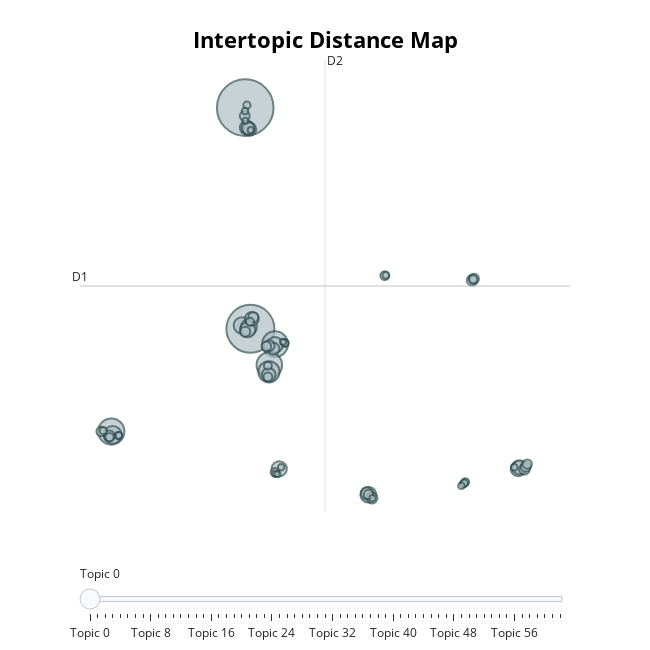
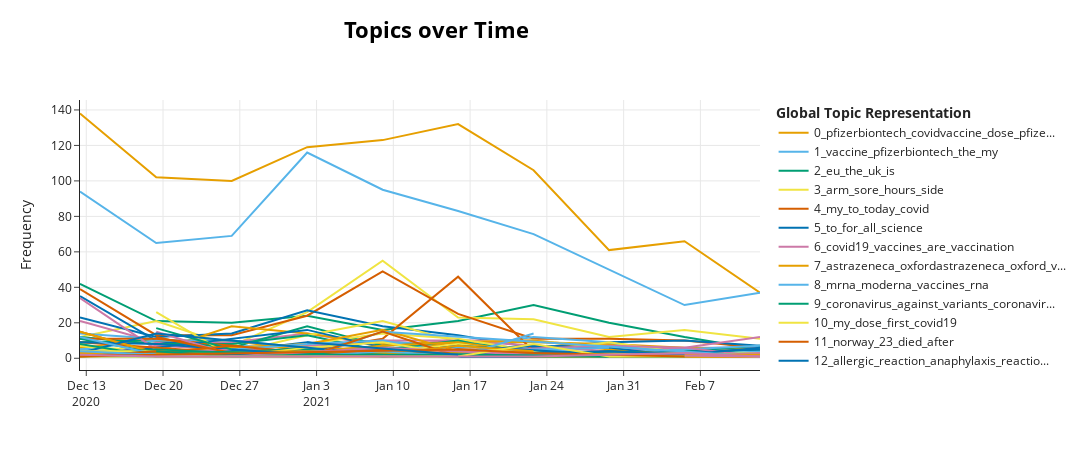

Notebook code for these charts, in order:
### Code cell
# Filter for non-empty text
text_df = df[df['clean_text'].str.len() > 10].reset_index(drop=False)  # Change drop=True to drop=False

# Prepare corpus for BERTopic
docs = text_df['clean_text'].tolist()

print(f"Performing topic modeling on {len(docs):,} documents...")

# Train BERTopic model
topic_model = BERTopic(language="english", calculate_probabilities=True, verbose=True)
topics, probs = topic_model.fit_transform(docs)

# Add topics to the dataframe
text_df['topic'] = topics
text_df['topic_prob'] = probs.max(axis=1)

# Visualize the topics
fig = topic_model.visualize_topics()
fig.show()

# Get topic info
topic_info = topic_model.get_topic_info()
print("\nTop Topics:")
for i, row in topic_info.head(10).iterrows():
    if row['Topic'] != -1:  # Skip outlier topic
        print(f"Topic {row['Topic']}: {row['Name']} (size: {row['Count']})")
        words = topic_model.get_topic(row['Topic'])
        print(f"  Top words: {', '.join([word for word, _ in words[:5]])}")

# Add topics back to main dataframe
topic_mapping = dict(zip(text_df['index'], text_df['topic']))
df['topic'] = df.index.map(topic_mapping).fillna(-1).astype(int)

# Track topics over time
topics_over_time = topic_model.topics_over_time(docs,
                                                text_df['created_at'].tolist(),  # Use text_df instead of df.loc
                                                nr_bins=10)
fig = topic_model.visualize_topics_over_time(topics_over_time)
fig.show()
